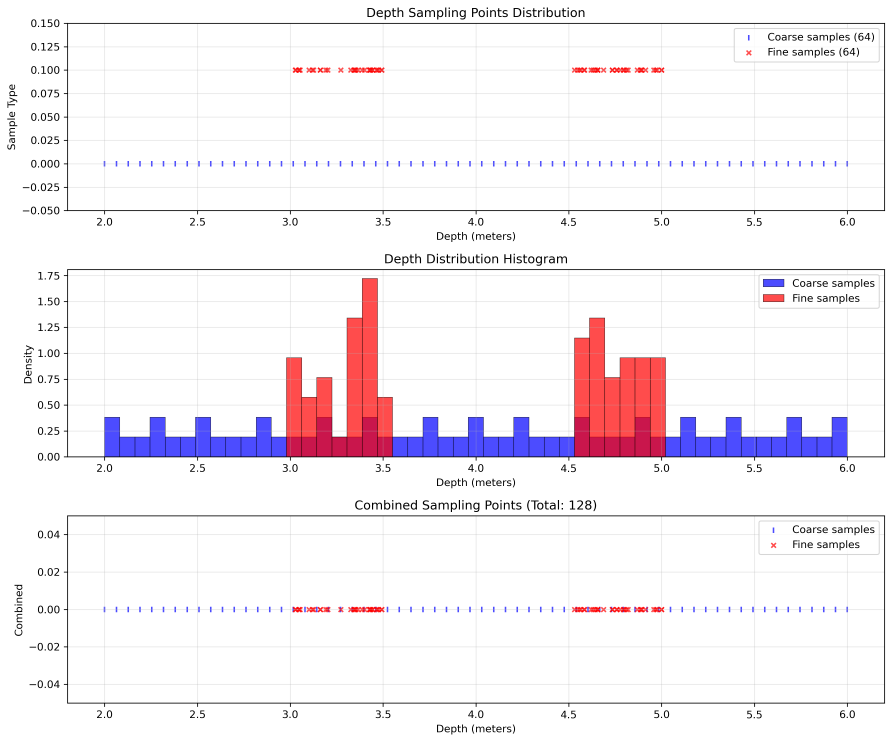
#> input picture test_depth_distribution.png, 3567 x 2968 px, given in place of image000_pred_fine_x2_DAT.png, which was not available (shown at 1/4 size)
$ python psnr_test.py
#> lines starting #> are read from the running program, lines starting #| are printed output that depends on the picture; long printed decimals are rounded; pictures that were not available may be replaced by others from this repository, and a replacement may not be noted
import cv2
import numpy as np

def calculate_psnr(img1_path, img2_path):
    """
    Calculate PSNR (Peak Signal-to-Noise Ratio) between two images.

    Args:
        img1_path (str): Path to the first image.
        img2_path (str): Path to the second image.

    Returns:
        float: PSNR value in decibels (dB).
    """
    # Load the images
    img1 = cv2.imread(img1_path)
#> img1 is the input picture: shape (2968, 3567, 3); mean B, G, R 244.1, 239.8, 245.3
    img2 = cv2.imread(img2_path)
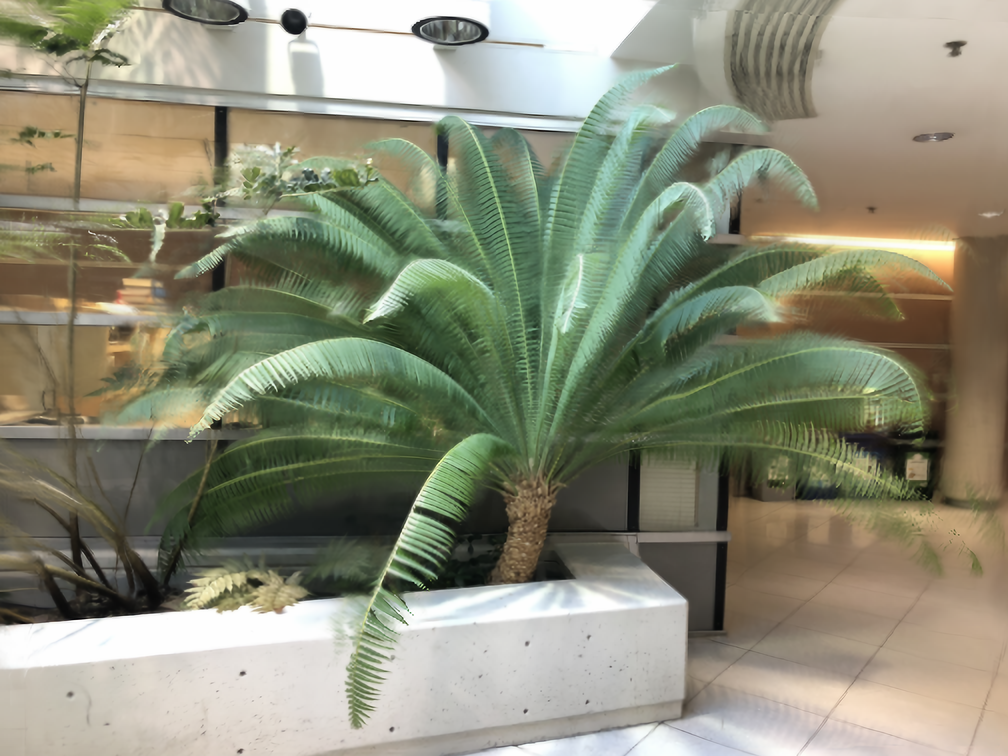
#> input picture Omni-SR/SR/BI/OmniSR_X2_DIV2K/Urban100/x2/image000_gt_rgb.png, 1008 x 756 px, found by its file name
#> img2 is the input picture: shape (756, 1008, 3); mean B, G, R 120.9, 141.2, 140.3

    # Ensure both images are loaded
    if img1 is None or img2 is None:
        raise ValueError("One or both image paths are invalid or the images cannot be loaded.")

    # Resize img1 to match img2 dimensions if sizes are different
    if img1.shape != img2.shape:
        img1 = cv2.resize(img1, (img2.shape[1], img2.shape[0]), interpolation=cv2.INTER_LINEAR)
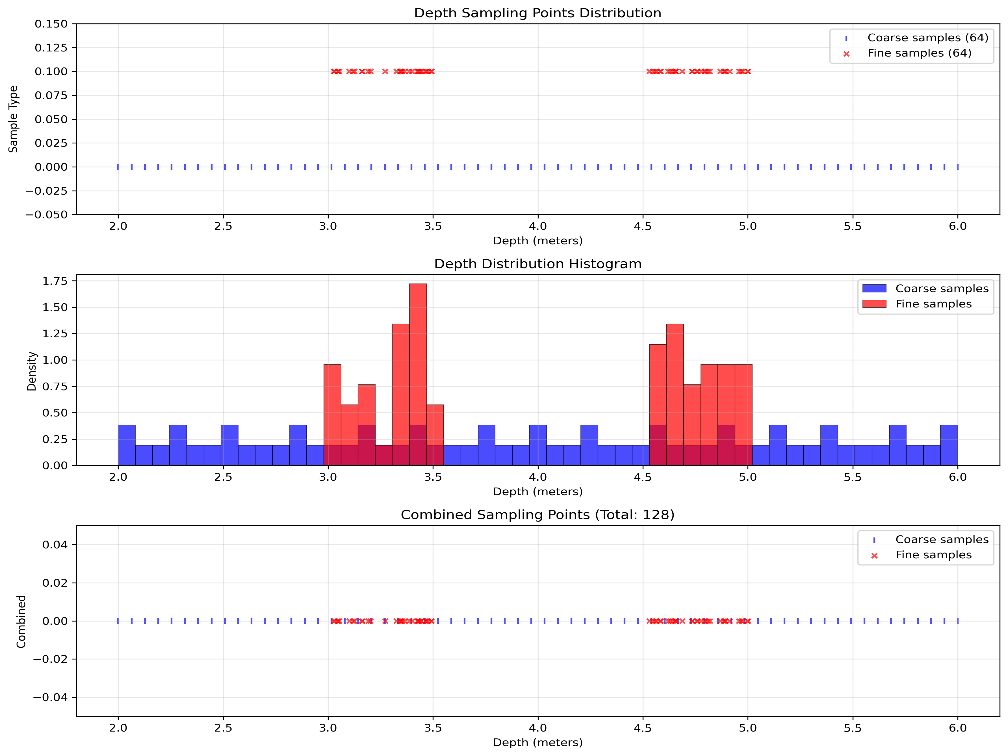
#> img1: shape (756, 1008, 3); mean B, G, R 244, 239.6, 245

    # Convert to float for MSE calculation
    img1 = img1.astype(np.float64)
    img2 = img2.astype(np.float64)

    # Calculate Mean Squared Error (MSE)
    mse = np.mean((img1 - img2) ** 2)
#> mse = 17022.8
    if mse == 0:
        return float('inf')  # Infinite PSNR for identical images

    # Calculate PSNR
    max_pixel_value = 255.0  # Assuming 8-bit images
    psnr = 20 * np.log10(max_pixel_value / np.sqrt(mse))
#> psnr = 5.82

    return psnr


# Example usage
if __name__ == "__main__":
    # Define file paths for the three comparisons
    base_path_test = "/home/ytanaz/access/IBRNet/eval/llff_test/eval_llff_8/"
    base_path = "/home/ytanaz/access/IBRNet/eval/llff_test/eval_llff_8/fern_000000/"
    image_pairs = [
        ("image000_pred_fine.png", "image000_gt_rgb.png"),
        ("image008_pred_fine.png", "image008_gt_rgb.png"),
        ("image016_pred_fine.png", "image016_gt_rgb.png")
    ]
    image_pairs = [
        ("image000_pred_fine_x2_DAT.png", "image000_gt_rgb.png"),
        ("image008_pred_fine_x2_DAT.png", "image008_gt_rgb.png"),
        ("image016_pred_fine_x2_DAT.png", "image016_gt_rgb.png")
    ]

    # Calculate PSNR for each pair
    psnr_results = []
    for pred, gt in image_pairs:
        img1_path = base_path_test + pred
        img2_path = base_path + gt
        psnr_value = calculate_psnr(img1_path, img2_path)
#> psnr_value = 5.82
        psnr_results.append(psnr_value)
#> pass 2 of the loop `for pred, gt in image_pairs:`:
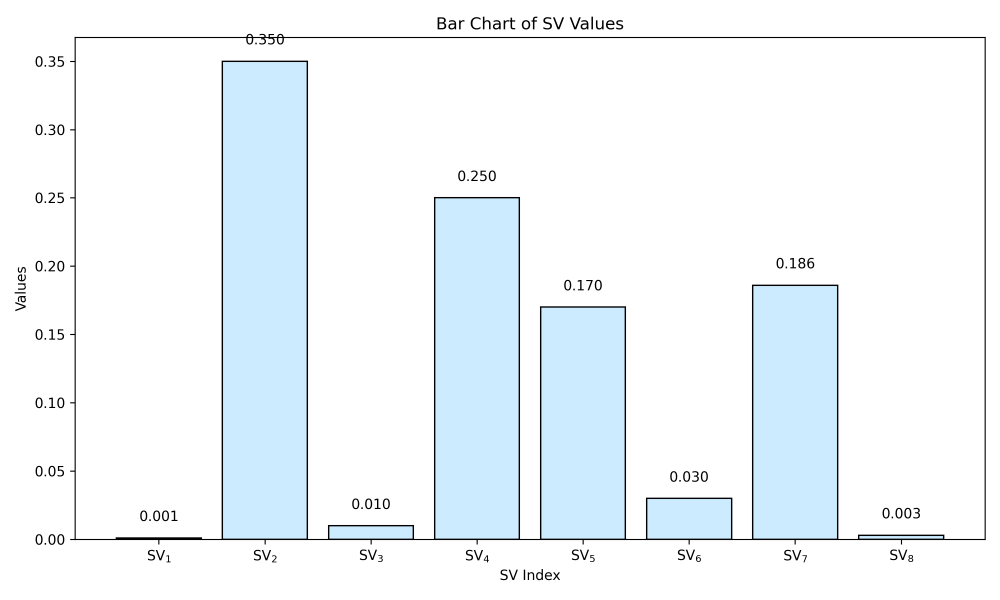
#> input picture bar_chart.png, 3000 x 1800 px, given in place of image008_pred_fine_x2_DAT.png, which was not available (shown at 1/3 size)
#> in calculate_psnr, img1 is the input picture: shape (1800, 3000, 3); mean B, G, R 250.2, 246.4, 240.6
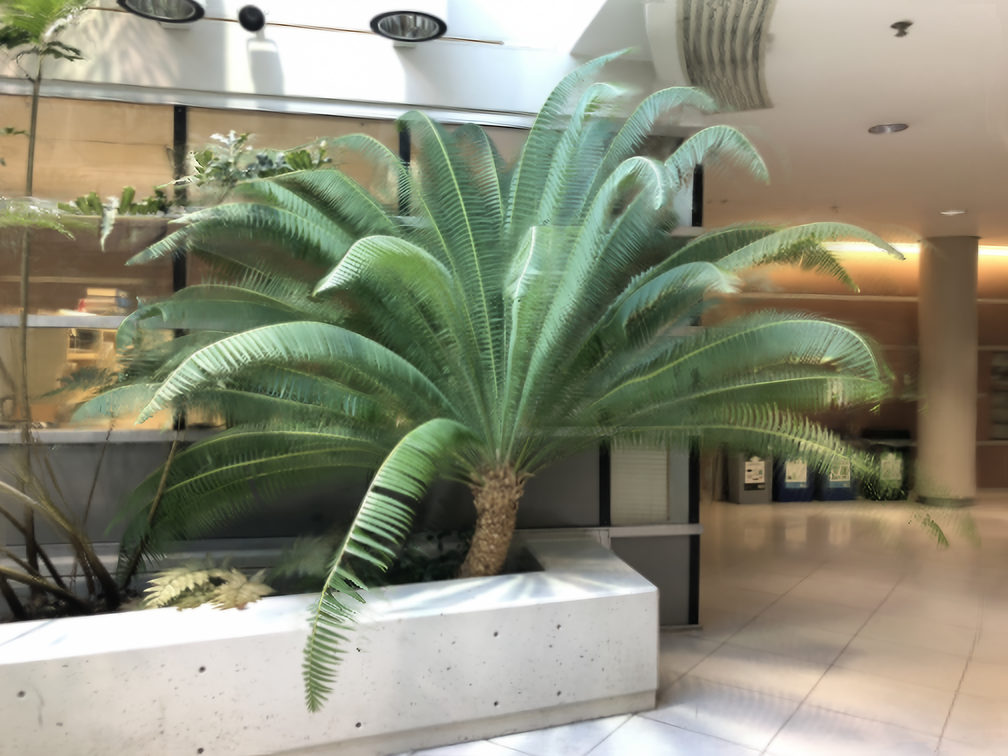
#> input picture Omni-SR/SR/BI/OmniSR_X2_DIV2K/Urban100/x2/image008_gt_rgb.png, 1008 x 756 px, found by its file name
#> in calculate_psnr, img2 is the input picture: shape (756, 1008, 3); mean B, G, R 120.5, 140.4, 140.1
#> in calculate_psnr (call 2), `img1 = cv2.resize(img1, (img2.shape[1], img2.shape[0]), interpolation=..`:
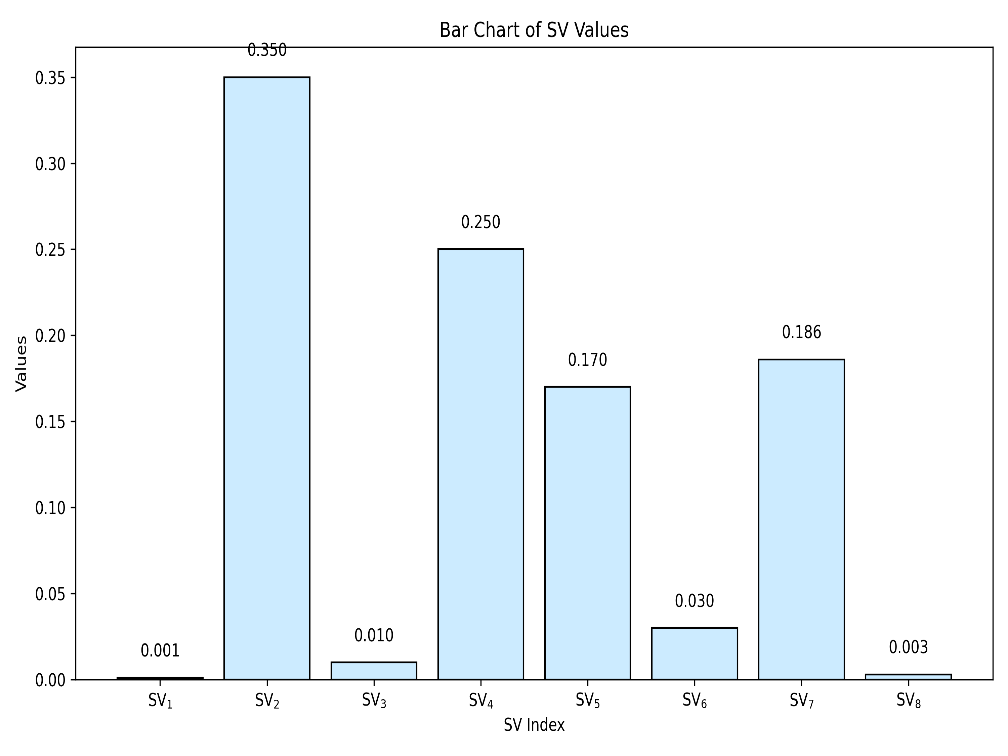
#> img1: shape (756, 1008, 3); mean B, G, R 250.3, 246.5, 240.6
#> mse = 17539.6
#> psnr = 5.69

    # print(f"PSNR between the two images: {psnr_value:.2f} dB")
    print(f"{psnr_results}")
#| [5.820, 5.691, 5.408]
